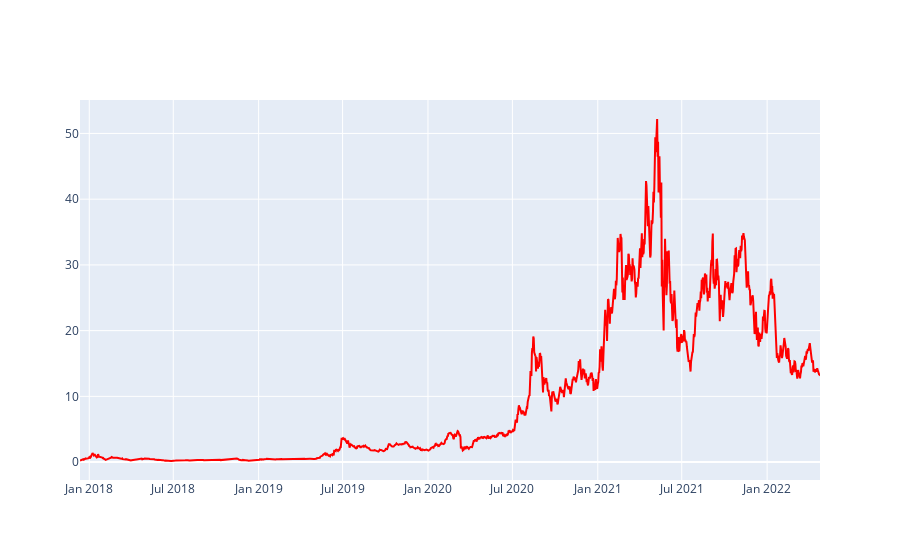

The notebook cell saved with this chart:
### Code cell
fig2 = go.Figure()
fig2.add_trace(go.Scatter(x=df_link['Date'], y=df_link['close'], name='LINK', mode='lines',line=dict(color='red')))
fig2.show()

### Figure 1 — Plotly figure (JSON) as saved in the notebook; plotly's stock layout.template omitted (floating-point values rounded to 4 significant figures; data arrays with more than 128 entries replaced by an {"elided": "..."} marker saying what was removed)
{"data": [{"line": {"color": "red"}, "mode": "lines", "name": "LINK", "type": "scatter", "x": {"elided": "1596 str values"}, "y": {"elided": "1596 float values"}}], "layout": {}}
